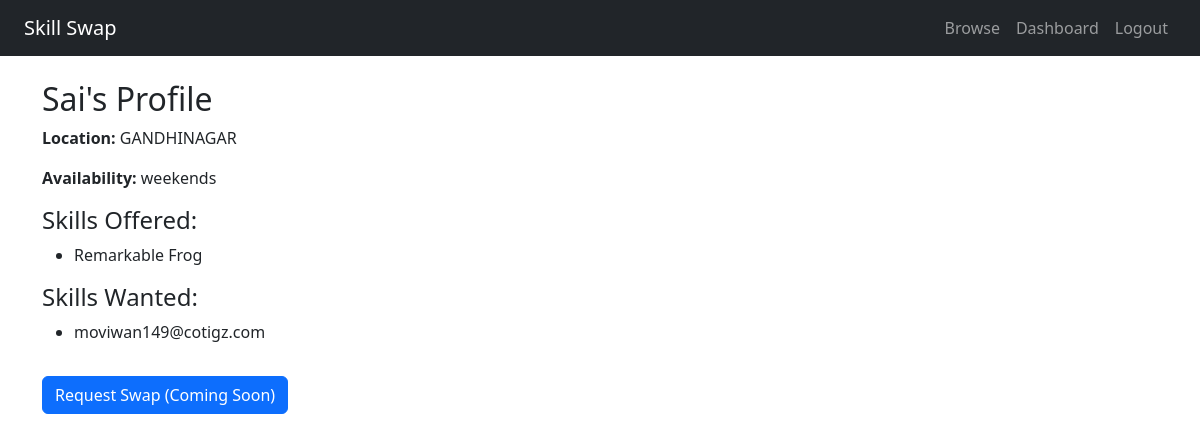
Screenshot of /profile/1 (signed in) with the database file from the repository.
### app/models.py (models this page shows)
class User(db.Model, UserMixin):
    id = db.Column(db.Integer, primary_key=True)
    name = db.Column(db.String(100), nullable=False)
    email = db.Column(db.String(120), unique=True, nullable=False)
    password = db.Column(db.String(200), nullable=False)
    location = db.Column(db.String(100))
    availability = db.Column(db.String(100))
    is_public = db.Column(db.Boolean, default=True)
    profile_photo = db.Column(db.String(100))
    skills_offered = db.relationship('Skill', backref='user', lazy=True, primaryjoin="and_(User.id==Skill.user_id, Skill.type=='offered')")
    skills_wanted = db.relationship('Skill', backref='user_wanted', lazy=True, primaryjoin="and_(User.id==Skill.user_id, Skill.type=='wanted')")

class Skill(db.Model):
    id = db.Column(db.Integer, primary_key=True)
    name = db.Column(db.String(100), nullable=False)
    type = db.Column(db.String(10), nullable=False)
    user_id = db.Column(db.Integer, db.ForeignKey('user.id'), nullable=False)

### app/routes.py (the view)
@main.route('/profile/<int:user_id>')
@login_required
def view_profile(user_id):
    user = User.query.get_or_404(user_id)
    return render_template('profile.html', user=user)

### app/__init__.py (called while the page is built)
def create_app():
    app = Flask(__name__, instance_relative_config=True)
    app.config['SECRET_KEY'] = 'skill_swap_secret'
    app.config['SQLALCHEMY_DATABASE_URI'] = 'sqlite:///../instance/database.db'
    db.init_app(app)
    login_manager.init_app(app)
    login_manager.login_view = 'login'
    from .models import User
    @login_manager.user_loader
    def load_user(user_id):
        return User.query.get(int(user_id))
    from .routes import main
    app.register_blueprint(main)
    with app.app_context():
        db.create_all()
    return app

### app/templates/profile.html
{% extends "layout.html" %}
{% block content %}
<h2>{{ user.name }}'s Profile</h2>
<p><strong>Location:</strong> {{ user.location }}</p>
<p><strong>Availability:</strong> {{ user.availability }}</p>
<h4>Skills Offered:</h4>
<ul>
  {% for skill in user.skills_offered %}
    <li>{{ skill.name }}</li>
  {% else %}
    <li>No offered skills</li>
  {% endfor %}
</ul>
<h4>Skills Wanted:</h4>
<ul>
  {% for skill in user.skills_wanted %}
    <li>{{ skill.name }}</li>
  {% else %}
    <li>No wanted skills</li>
  {% endfor %}
</ul>
<a class="btn btn-primary mt-3" href="#">Request Swap (Coming Soon)</a>
{% endblock %}

### rows the page displays
User: name "Sai", location "GANDHINAGAR", availability "weekends"
Skill: name "Remarkable Frog"
Skill: name "moviwan149@cotigz.com"
